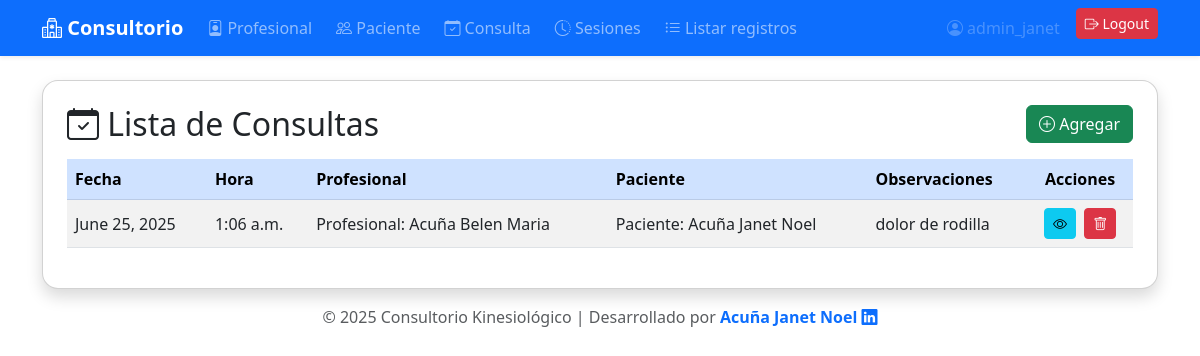
Page /lista_consultas/ (signed in) on the committed database.
### kinesiologia/models.py (models this page shows, shortened)
class Consulta (models.Model):
    Profesional = models.ForeignKey(Profesional, on_delete=models.CASCADE)
    Paciente = models.ForeignKey(Paciente, on_delete=models.CASCADE)
    Fecha = models.DateField()
    Hora = models.TimeField()
    Observaciones = models.TextField(null=True, blank=True)

class Profesional (models.Model):
    Nombre = models.CharField(max_length=50)
    Apellido = models.CharField(max_length=50)
    Especialidad = models.CharField(max_length=50)
    Tel = models.CharField(max_length=50)
    Email = models.EmailField()
    matricula = models.IntegerField(default=0)
    def __str__(self):
        return f"Profesional: {self.Apellido} {self.Nombre}"

class Paciente (models.Model):
    Nombre = models.CharField(max_length=50)
    Apellido = models.CharField(max_length=50)
    Fecha_nacimiento = models.DateField()
    DNI = models.CharField(max_length=50)
    Tel = models.CharField(max_length=50)
    Email = models.EmailField()
    def __str__(self):
        return f"Paciente: {self.Apellido} {self.Nombre}"

### kinesiologia/views.py (the view)
# urls.py: path('lista_consultas/', views.consultaListView.as_view(template_name='consulta_list.html'), name='lista_consultas'),
class consultaListView(SuperuserRequiredMixin, ListView):
    model = Consulta
    template_name = 'consulta_list.html'
    context_object_name = 'consultas'

### kinesiologia/superuser_access.py (called while the page is built)
    def test_func(self):
        return self.request.user.is_authenticated and self.request.user.is_superuser

### kinesiologia/templates/consulta_list.html
{% extends 'base.html' %}
{% block content %}
<div class="card shadow rounded-4 p-4 mt-4">
  <div class="d-flex justify-content-between align-items-center mb-3">
    <h2 class="mb-0"><i class="bi bi-calendar-check"></i> Lista de Consultas</h2>
    <a href="{% url 'crear_consulta' %}" class="btn btn-success">
      <i class="bi bi-plus-circle"></i> Agregar
    </a>
  </div>
  <div class="table-responsive">
    <table class="table table-striped table-hover align-middle">
      <thead class="table-primary">
        <tr>
          <th>Fecha</th>
          <th>Hora</th>
          <th>Profesional</th>
          <th>Paciente</th>
          <th>Observaciones</th>
          <th class="text-center">Acciones</th>
        </tr>
      </thead>
      <tbody>
        {% for consulta in consultas %}
        <tr>
          <td>{{ consulta.Fecha }}</td>
          <td>{{ consulta.Hora }}</td>
          <td>{{ consulta.Profesional }}</td>
          <td>{{ consulta.Paciente }}</td>
          <td>{{ consulta.Observaciones|default:'-' }}</td>
          <td class="text-center">
            <a href="{% url 'detalle_consulta' consulta.pk %}" class="btn btn-info btn-sm me-1" title="Ver"><i class="bi bi-eye"></i></a>
            <a href="{% url 'borrar_consulta' consulta.pk %}" class="btn btn-danger btn-sm" title="Eliminar"><i class="bi bi-trash"></i></a>
          </td>
        </tr>
        {% empty %}
        <tr><td colspan="6" class="text-center">No hay consultas registradas.</td></tr>
        {% endfor %}
      </tbody>
    </table>
  </div>
</div>
{% endblock %}

### kinesiologia/templates/base.html (shortened to what this page needs)
<!DOCTYPE html>
<html lang="es">
<head>
    <link href="https://cdn.jsdelivr.net/npm/bootstrap@5.3.0/dist/css/bootstrap.min.css" rel="stylesheet">
    <link href="https://cdn.jsdelivr.net/npm/bootstrap-icons@1.10.5/font/bootstrap-icons.css" rel="stylesheet">
</head>
<body>
<nav class="navbar navbar-expand-lg navbar-dark bg-primary shadow-sm">
  <div class="container">
    <a class="navbar-brand fw-bold" href="{% url 'home' %}"><i class="bi bi-hospital"></i> Consultorio</a>
    <div class="collapse navbar-collapse" id="navbarNav">
      <ul class="navbar-nav me-auto mb-2 mb-lg-0 gap-2">
        {% if user.is_authenticated %}
          <li class="nav-item"><a class="nav-link" href="{% url 'lista_profesionales' %}"><i class="bi bi-person-badge"></i> Profesional</a></li>
          <li class="nav-item"><a class="nav-link" href="{% url 'lista_pacientes' %}"><i class="bi bi-people"></i> Paciente</a></li>
          <li class="nav-item"><a class="nav-link" href="{% url 'lista_consultas' %}"><i class="bi bi-calendar-check"></i> Consulta</a></li>
          <li class="nav-item"><a class="nav-link" href="{% url 'sesion_list' %}"><i class="bi bi-clock-history"></i> Sesiones</a></li>
          <li class="nav-item"><a class="nav-link" href="{% url 'listar_registros' %}"><i class="bi bi-list-ul"></i> Listar registros</a></li>
        {% endif %}
      </ul>
      <ul class="navbar-nav gap-2">
        {% if user.is_authenticated %}
          <li class="nav-item"><span class="nav-link disabled"><i class="bi bi-person-circle"></i> {{ user.username }}</span></li>
          <li class="nav-item">
            <form method="post" action="{% url 'logout' %}" style="display:inline;">
              <button type="submit" class="btn btn-danger btn-sm"><i class="bi bi-box-arrow-right"></i> Logout</button>
            </form>
          </li>
        {% else %}
          <li class="nav-item"><a class="btn btn-success btn-sm" href="{% url 'login' %}"><i class="bi bi-box-arrow-in-right"></i> Login</a></li>
        {% endif %}
      </ul>
    </div>
  </div>
</nav>
<div class="container mt-4">
  {% block content %}{% endblock %}
</div>
<footer class="text-center text-muted py-3">
  © 2025 Consultorio Kinesiológico | Desarrollado por
  <a href="https://www.linkedin.com/in/janet-acuña" target="_blank" class="text-decoration-none fw-semibold">
    Acuña Janet Noel <i class="bi bi-linkedin"></i>
  </a>
</footer>
</body>
</html>

### rows in the picture
Consulta: Fecha "June 25, 2025", Hora "1:06 a.m.", Profesional "Profesional: Acuña Belen Maria", Paciente "Paciente: Acuña Janet Noel", Observaciones "dolor de rodilla"

### other values in the picture
{{ user.username }} "admin_janet"
